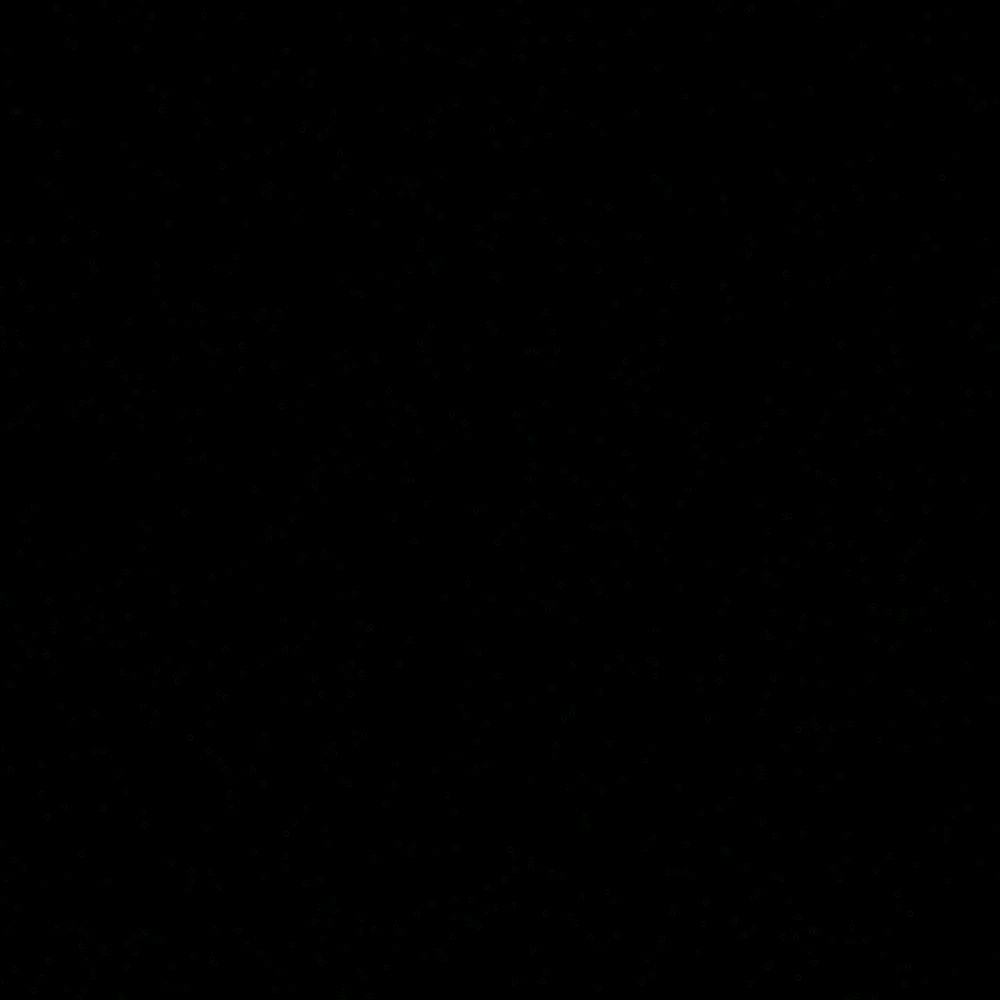
Frame 1 (no input)
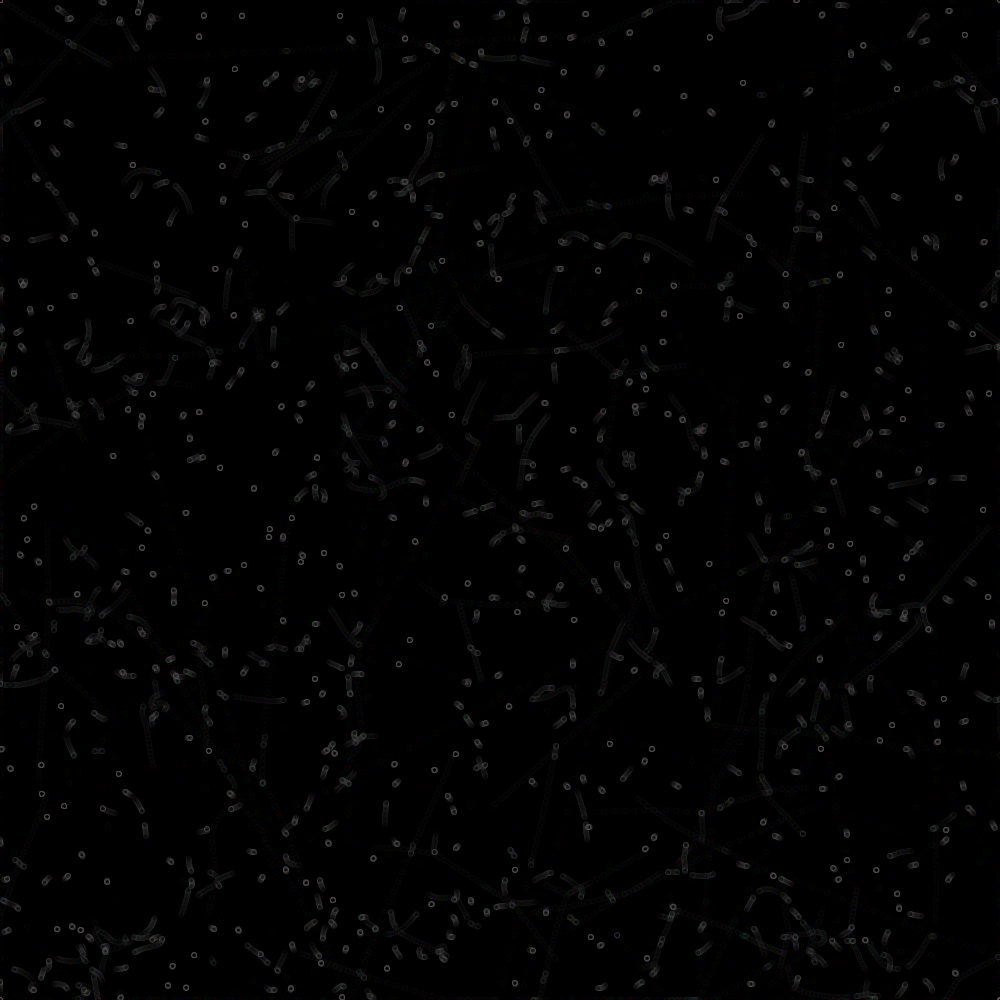
Frame 60 (the mouse pressed at the canvas centre just before this capture)
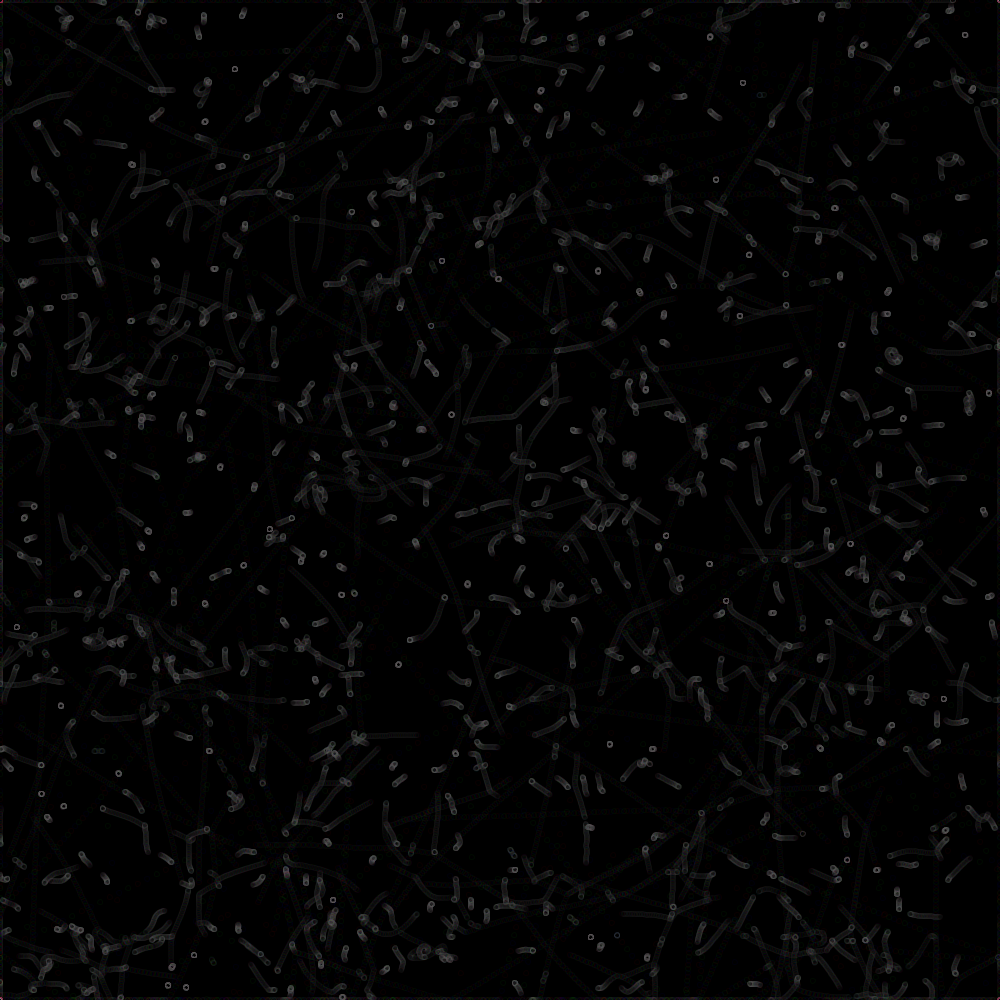
Frame 120 (the mouse held since frame 60 and released just before this capture)

The Processing sketch that drew these frames (run headless with seeded random() and noise(); from frame 60 on, the mouse is pressed at the canvas centre):

// Processing sketch: charges
// ── charges.pde
ArrayList<Point> points = new ArrayList<Point>();
float k = 1;
color[] colors = {#FF0000, #00FF00, #0000FF};

void setup() {
  size(1000, 1000);
  background(0);
  //colorMode(ADD);

  for (int i = 0; i < 1000; i++) {
    points.add(new Point());
  }
}

void draw() {
  

  for (Point p : points) {
    p.push();
  }

  for (Point p : points) {
    p.move();
  }

  for (Point p : points) {
    stroke(colors[frameCount%3], 10);
    noFill();
    ellipse(p.pos.x, p.pos.y, 5, 5);
  }
}



class Point {
  PVector pos, p;
  float m, q;
  color c;

  public Point() {

    pos = new PVector(random(0, 1000), random(0, 1000));
    p = new PVector(0, 0);

    m = random(1, 10);
    q = random(-5, 5);
    c = colors[(int)random(3)];
  }

  public void push() {
    for (Point o : points) {

      PVector f = PVector.sub(pos, o.pos);
      float r = f.magSq();

      if (r > 0) {
        f.setMag((k * q * o.q)/r);

        p.add(f);
      }
    }
  }

  public void move() {
    pos.add(PVector.div(p, m));
    pos.x = constrain(pos.x, 0, width);
    pos.y = constrain(pos.y, 0, height);
  }
}
